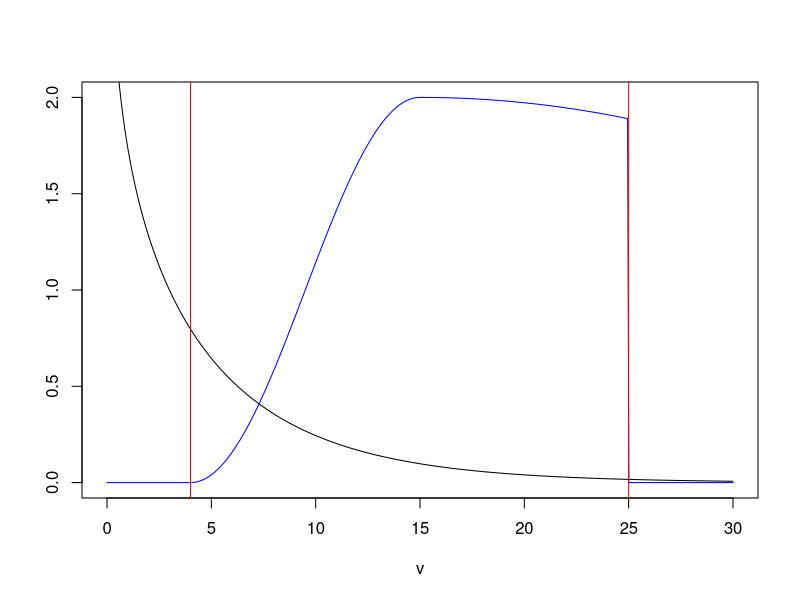

The R source for this figure: (Note: this script raises an error after producing the figure.)
## ---- chunk 1
a = 0.8
b = 1/6
power1 <- function(v) cos(v*pi/11+7*pi/11)+1
power2 <-function(v) 7/4 + v*1/30-v^2/900
power <- function(v){
  if( v <= 4)
    return(0)
  if (v >= 4 & v < 15)
    return(power1(v))
  else if(v >= 15 & v < 25)
    return(power2(v))
  else
    return(0)
}

x = seq(0,30, length = 500)
plot(x, dgamma(x, a, b)*10, type="l", ylab="", ylim=c(0,2), xlab="v") #for scaling
lines(x, sapply(x, power), type="l", col="blue")

abline(v=4, col="red")
abline(v=25, col="red")

P = pgamma(25, a, b)-pgamma(4, a, b)

res = res(numeric(100*3), ncol=3)
samples1 = sapply(rgamma(10000, a, b), power)
for(i in 1:100){
  est = mean(samples1[1:(100*i)])
  sd = sqrt(var(samples1[1:(100*i)]))
  res[i,1] = est
  res[i,2] = est+1.96*sd/sqrt(100*i)
  res[i,3] = est-1.96*sd/sqrt(100*i)
}
matplot(res, col = c("black", "red", "red"), type ="l", xlab="n/100", ylim=c(0.25, 0.45))

avg.power = integrate(function(v) power1(v)*dgamma(v, a, b), 4, 15)$val+integrate(function(v) power2(v)*dgamma(v, a, b), 15, 25)$val

plot(x, sapply(x, function(v) power(v)*dgamma(v, a, b)), type="l", ylab="", ylim = c(0,0.07))
lines(x, dgamma(x, shape=3, scale=5), type="l", lt=2) ##choose Gamma(shape=3, scale=5) as instrumental density

imp.fun1 <- function(v) power(v)*dgamma(v, a, b)/dgamma(v, shape = 3, scale = 5)

res = res(numeric(100*3), ncol=3)
samples2 = sapply(rgamma(10000, shape=3, scale=5), imp.fun1)
for(i in 1:100){
  est = mean(samples2[1:(100*i)])
  sd = sqrt(var(samples2[1:(100*i)]))
  res[i,1] = est
  res[i,2] = est+1.96*sd/sqrt(100*i)
  res[i,3] = est-1.96*sd/sqrt(100*i)
}
matplot(res, col = c("black", "red", "red"), type ="l", xlab="n/100", ylim=c(0.25, 0.45))
## we see that the estimator converges much faster to the real parameter and that the CIs are narrower

sqrt(var(samples1))
sqrt(var(samples2))
#samples2 has much lower variance which explains why we have faster convergence
#this shows that importance sampling achieves a reduction of variance.

plot(x, sapply(x, function(v) power(v)^2*dgamma(v, a, b)), type="l", ylab="", ylim = c(0,0.07))
lines(x, dgamma(x, shape=4, scale=4), type="l", lt=2) ##choose Gamma(shape=4, scale=4) as instrumental density

imp.fun2 <- function(v) power(v)^2*dgamma(v, a, b)/dgamma(v, shape = 4, scale = 4)
variance = mean(sapply(rgamma(10000, shape = 4, scale = 4), imp.fun2))-mean(samples2)^2

     
## ---- chunk 2
notices = c(0, 1, 2, 3, 4, 5, 6, 7, 8, 9)
count = c(162, 267, 271, 185, 111, 61, 27, 8, 3, 1) #the number of observations is sum(count). Assume nbr of deaths
                                              ## every day is Poisson(lambda)
ml = sum(notices*count)/sum(count)
pred = sum(count)*exp(-ml)*ml^notices/factorial(notices)
plot(notices, count, type="p", col="red", xlab="death notices", ylab="day count")
lines(notices, pred, type="p", col="blue")
legend("topright", legend=c("actual count", "predicted count"), col=c("red", "blue"), lw=c(1,1))

N = 10
res = matrix(c(0.5, ml, ml, as.integer(count/2)), nrow = N, ncol = 13, byrow=TRUE)
Y = count
for(i in 2:N){
  Z = res[i-1,4:13]
  res[i,1] = rbeta(1, sum(Z)+1, sum(Y-Z)+1)
  res[i,2] = rgamma(1, sum(Z)+1, sum(Z)+1)
  res[i,3] = rgamma(1, sum(Y-Z)+1, sum(Y-Z)+1)
  for(j in 4:13){
    prob = res[i,1]*exp(-res[i,2])*res[i,2]^(j-4)/(res[i,1]*exp(-res[i,2])*res[i,2]^(j-4)+(1-res[i,1])*exp(-res[i,3])*res[i,3]^(j-4))
    res[i,j] = rbinom(1, Y[j-4], prob)
  }
  
}
